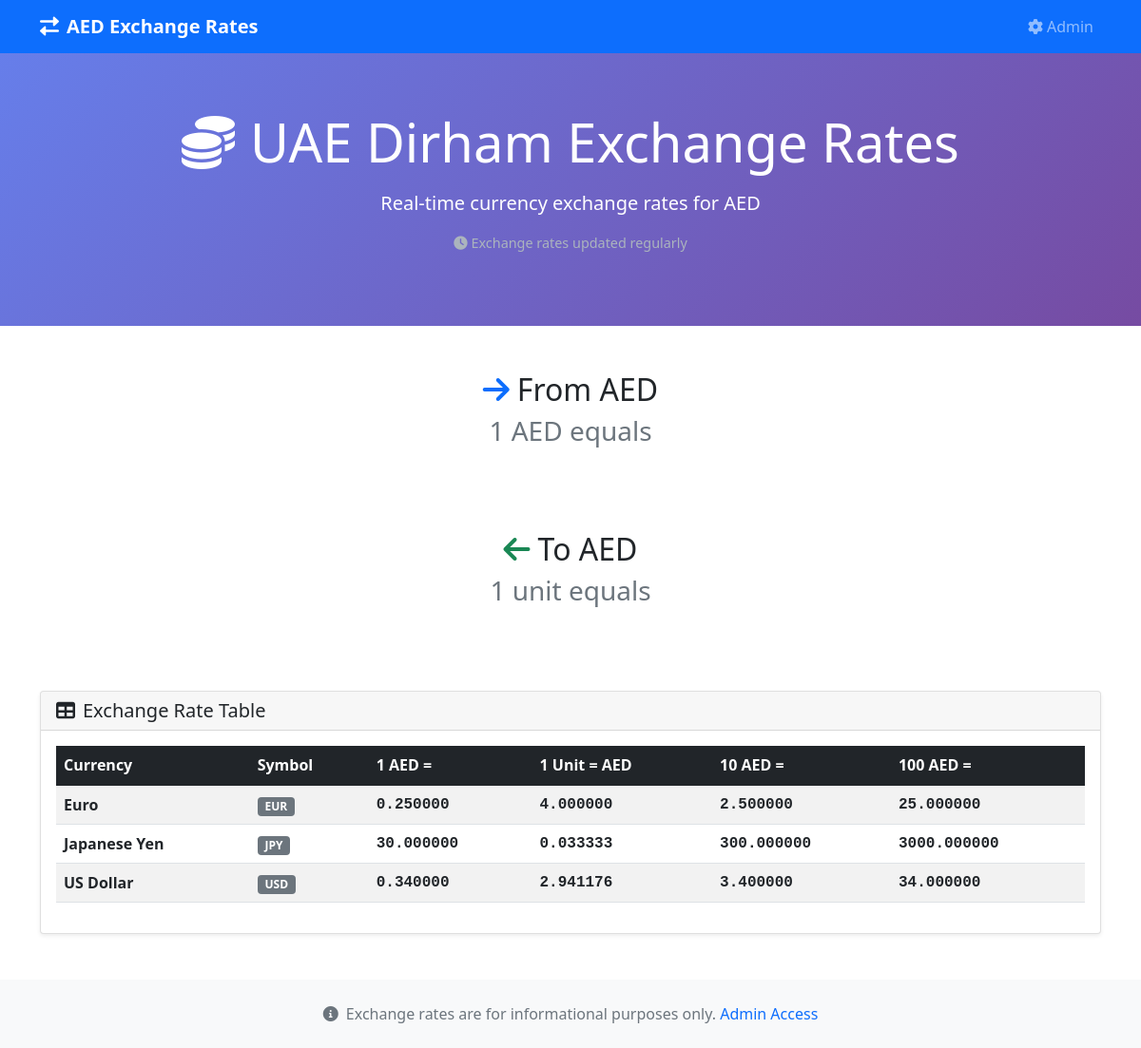
Before: / with the older database file.
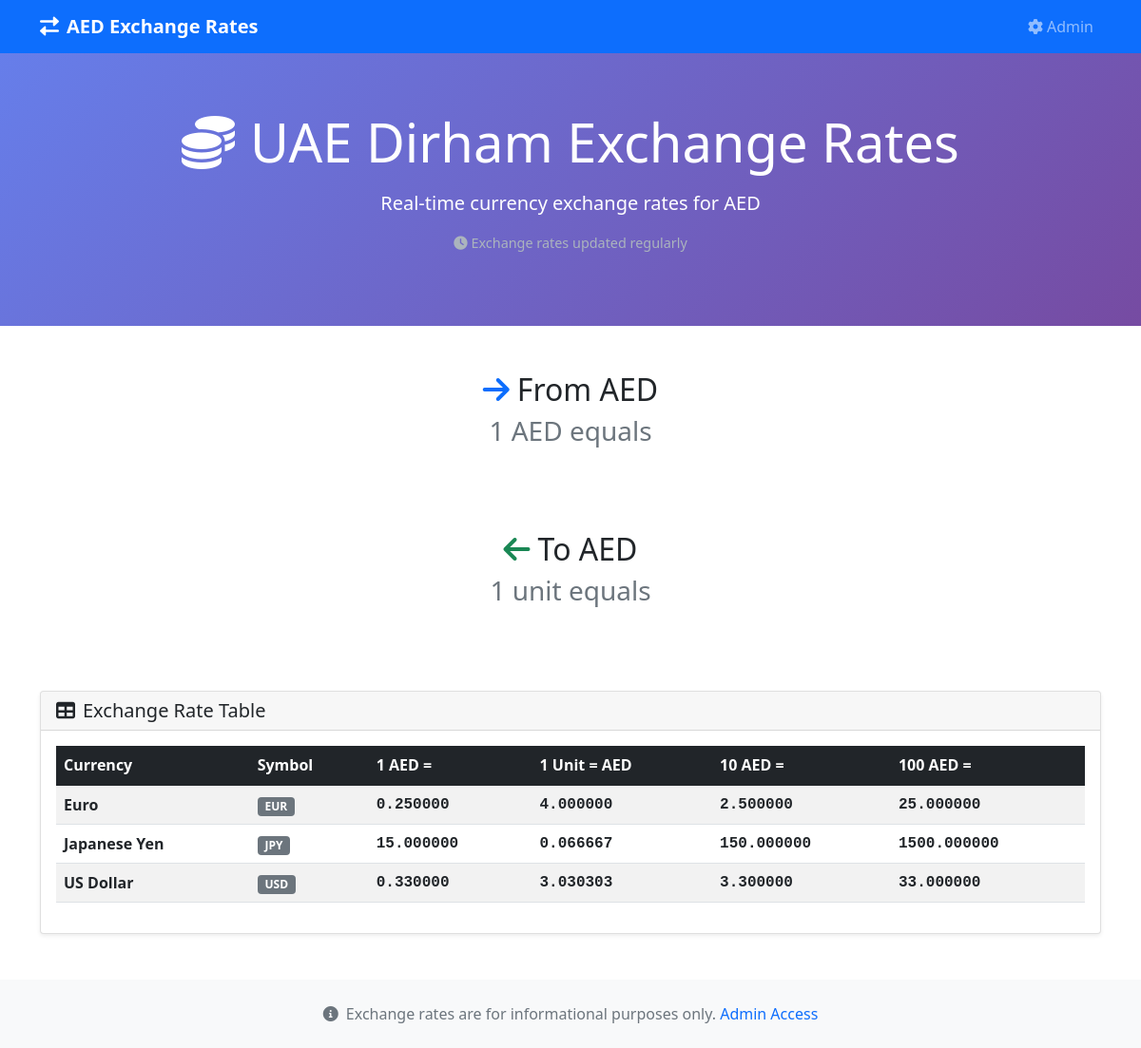
After: the same page with the newer database file.
### app.py (models this page shows, shortened)
class Currency(db.Model):
    id = db.Column(db.Integer, primary_key=True)
    name = db.Column(db.String(100), nullable=False)
    symbol = db.Column(db.String(10), nullable=False, unique=True)
    rate_to_aed = db.Column(db.Float, nullable=False)  # How much of this currency equals 1 AED

### app.py (the view)
@app.route('/')
def index():
    currencies_db = Currency.query.order_by(Currency.symbol.asc()).all()
    currencies = [
        {
            'id': c.id,
            'name': c.name,
            'symbol': c.symbol,
            'rate_to_aed': c.rate_to_aed
        }
        for c in currencies_db
    ]
    return render_template('public_rates.html', currencies=currencies, currencies_db=currencies_db)

### templates/public_rates.html (shortened to what this page needs)
<!DOCTYPE html>
<html lang="en">
<head>
    <link href="https://cdn.jsdelivr.net/npm/bootstrap@5.1.3/dist/css/bootstrap.min.css" rel="stylesheet">
    <link href="https://cdnjs.cloudflare.com/ajax/libs/font-awesome/6.0.0/css/all.min.css" rel="stylesheet">
</head>
<body>
    <nav class="navbar navbar-expand-lg navbar-dark bg-primary">
        <div class="container">
            <a class="navbar-brand" href="/">
                <i class="fas fa-exchange-alt me-2"></i>AED Exchange Rates
            </a>
            <div class="navbar-nav ms-auto">
                <a class="nav-link" href="/admin">
                    <i class="fas fa-cog me-1"></i>Admin
                </a>
            </div>
        </div>
    </nav>
    <div class="hero-section">
        <div class="container text-center">
            <h1 class="display-4 mb-3">
                <i class="fas fa-coins me-3"></i>UAE Dirham Exchange Rates
            </h1>
            <p class="lead">Real-time currency exchange rates for AED</p>
            <p class="last-updated">
                <i class="fas fa-clock me-1"></i>Exchange rates updated regularly
            </p>
        </div>
    </div>
    <div class="container mt-5">
        {% if currencies %}
        <div class="row mb-5">
            <div class="col-12">
                <h2 class="text-center mb-4">
                    <i class="fas fa-arrow-right me-2 text-primary"></i>From AED
                    <small class="text-muted d-block mt-2">1 AED equals</small>
                </h2>
            </div>
        </div>
        <div class="row mb-5">
            <div class="col-12">
                <h2 class="text-center mb-4">
                    <i class="fas fa-arrow-left me-2 text-success"></i>To AED
                    <small class="text-muted d-block mt-2">1 unit equals</small>
                </h2>
            </div>
        </div>
        <div class="row mb-5">
            <div class="col-12">
                <div class="card">
                    <div class="card-header">
                        <h5 class="mb-0">
                            <i class="fas fa-table me-2"></i>Exchange Rate Table
                        </h5>
                    </div>
                    <div class="card-body">
                        <div class="table-responsive">
                            <table class="table table-striped table-hover">
                                <thead class="table-dark">
                                    <tr>
                                        <th>Currency</th>
                                        <th>Symbol</th>
                                        <th>1 AED =</th>
                                        <th>1 Unit = AED</th>
                                        <th>10 AED =</th>
                                        <th>100 AED =</th>
                                    </tr>
                                </thead>
                                <tbody>
                                    {% for currency in currencies_db %}
                                    <tr data-currency-id="{{ currency.id }}">
                                        <td><strong>{{ currency.name }}</strong></td>
                                        <td><span class="badge bg-secondary">{{ currency.symbol }}</span></td>
                                        <td class="currency-rate">{{ "%.6f"|format(currency.rate_to_aed) }}</td>
                                        <td class="currency-rate">{{ "%.6f"|format(1/currency.rate_to_aed) }}</td>
                                        <td class="currency-rate">{{ "%.6f"|format(currency.rate_to_aed * 10) }}</td>
                                        <td class="currency-rate">{{ "%.6f"|format(currency.rate_to_aed * 100) }}</td>
                                    </tr>
                                    {% endfor %}
                                </tbody>
                            </table>
                        </div>
                    </div>
                </div>
            </div>
        </div>
        {% endif %}
    </div>
    <footer class="bg-light mt-5 py-4">
        <div class="container text-center">
            <p class="text-muted mb-0">
                <i class="fas fa-info-circle me-1"></i>
                Exchange rates are for informational purposes only.
                <a href="/admin" class="text-decoration-none">Admin Access</a>
            </p>
        </div>
    </footer>
</body>
</html>

### templates/public_rates.html (style rules this page uses)
.navbar-brand { font-weight: bold; }
.card { box-shadow: 0 0.125rem 0.25rem rgba(0, 0, 0, 0.075); }
.currency-rate { font-family: 'Courier New', monospace; font-weight: bold; }
.hero-section { background: linear-gradient(135deg, #667eea 0%, #764ba2 100%); color: white; padding: 60px 0; }
.last-updated { font-size: 0.9rem; color: #abb4bd; }

Changed rows visible on the page:
changed Currency "Japanese Yen": rate_to_aed "30.000000" → "15.000000"; 1/currency.rate_to_aed "0.033333" → "0.066667"; currency.rate_to_aed*10 "300.000000" → "150.000000"; currency.rate_to_aed*100 "3000.000000" → "1500.000000"
changed Currency "US Dollar": rate_to_aed "0.340000" → "0.330000"; 1/currency.rate_to_aed "2.941176" → "3.030303"; currency.rate_to_aed*10 "3.400000" → "3.300000"; currency.rate_to_aed*100 "34.000000" → "33.000000"
